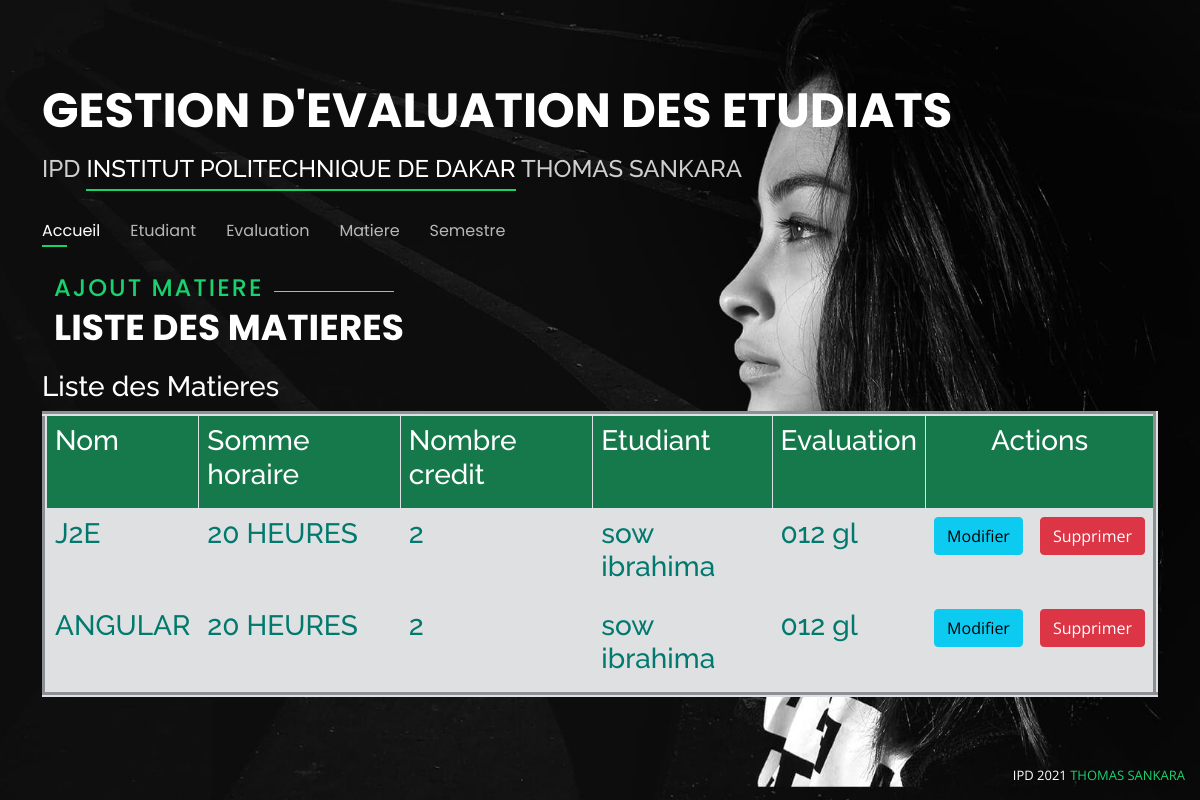
Page /matiere/ on the committed database.
### app_etudiant/models.py (models this page shows)
class Matiere(models.Model):
    idMatiere = models.BigAutoField(primary_key=True, unique=True)
    nomMatiere = models.CharField(max_length=30)
    sommeHoraire = models.CharField(max_length=30)
    nbcredit = models.IntegerField()
    matricule = models.ForeignKey(Etudiant, on_delete=models.CASCADE)
    idEv = models.ForeignKey(Evaluation, on_delete=models.CASCADE)

class Etudiant(models.Model):
    matricule = models.BigAutoField(primary_key=True, unique=True)
    nom = models.CharField(max_length=25)
    prenom = models.CharField(max_length=20)
    classe = models.CharField(max_length=30)
    sexe = models.CharField(max_length=30)
    nationalite= models.CharField(max_length=25)
    moyenne= models.IntegerField()
    def __str__(self):
        return "%s %s" % (self.nom, self.prenom)

class Evaluation(models.Model):
    idEv = models.BigAutoField(primary_key=True, unique=True)
    nomEvaluation = models.CharField(max_length=100)
    typeEvaluation = models.CharField(max_length=100)
    dateEvaluation = models.DateField()
    idSemestreEvaluation = models.ForeignKey(Semestre, on_delete=models.CASCADE)
    def __str__(self):
        return self.nomEvaluation

### app_etudiant/views.py (the view)
# urls.py: path('matiere/', views.matiere),
def matiere(request):
    paginate_by = 3
    return render(request, 'matiere.html', {'Matiere': Matiere.objects.all()})

### gestionetudiant/templates/matiere.html (shortened to what this page needs)
<!DOCTYPE html>
<html lang="en">
<head>
 {% load static %}
  <link href="../../static/assets/vendor/bootstrap/css/bootstrap.min.css" rel="stylesheet">
  <link href="../../static/assets/vendor/bootstrap-icons/bootstrap-icons.css" rel="stylesheet">
  <link href="../../static/assets/vendor/boxicons/css/boxicons.min.css" rel="stylesheet">
  <link href="../../static/assets/vendor/glightbox/css/glightbox.min.css" rel="stylesheet">
  <link href="../../static/assets/vendor/remixicon/remixicon.css" rel="stylesheet">
  <link href="../../static/assets/vendor/swiper/swiper-bundle.min.css" rel="stylesheet">
  <link href="../../static/assets/css/style.css" rel="stylesheet">
    {% load static %}
  <link rel="stylesheet" type="text/css" href="{% static 'assets/vendor/bootstrap/css/bootstrap.min.css' %}" />
  <link rel="stylesheet" type="text/css" href="{% static 'assets/vendor/bootstrap-icons/bootstrap-icons.css' %}" />
   <link rel="stylesheet" type="text/css" href="{% static 'assets/vendor/boxicons/css/boxicons.min.css' %}" />
   <link rel="stylesheet" type="text/css" href="{% static 'assets/vendor/glightbox/css/glightbox.min.css' %}" />
   <link rel="stylesheet" type="text/css" href="{% static 'assets/vendor/remixicon/remixicon.css' %} " />
   <link rel="stylesheet" type="text/css" href="{% static 'assets/vendor/swiper/swiper-bundle.min.css' %}" />
 <link rel="stylesheet" type="text/css" href="{% static 'assets/css/style.css' %}" />
</head>
<body>
  <header id="header">
    <div class="container">
      <h1><a href="accueil.html">GESTION D'EVALUATION DES ETUDIATS</a></h1>
      <h2>IPD <span>INSTITUT POLITECHNIQUE DE DAKAR</span> THOMAS SANKARA</h2>
      <nav id="navbar" class="navbar">
       <ul>
          <li><a class="nav-link active" href="/accueil">Accueil</a></li>
          <li><a class="nav-link" href="/etudiant">Etudiant</a></li>
          <li><a class="nav-link" href="/evaluation">Evaluation</a></li>
          <li><a class="nav-link" href="/matiere">Matiere</a></li>
          <li><a class="nav-link" href="/semestre">Semestre</a></li>
        </ul>
      </nav>
<br>
    <div class="container">
      <div class="section-title">
        <h2><a href="/ajout_matiere2"> Ajout Matiere</a></h2>
        <p>Liste des Matieres</p>
      </div>
    </div>
  <h3>Liste des Matieres</h3>
<table class="table table-active table-bordered table-responsive" border="5" cellpadding="5" cellspacing="3">
    <tr class="bg-success">
      <th style="color:white"> <h3>Nom</h3></th>
        <th style="color:white"><h3>Somme horaire</h3></th>
         <th style="color:white"><h3>Nombre credit</h3></th>
         <th style="color:white"><h3>Etudiant</h3></th>
         <th style="color:white"><h3>Evaluation</h3></th>
         <th style="text-align:center; color:white;" colspan="2" style="color:white"><h3>Actions</h3></th>
</tr>
   {% for matiere in Matiere %}
<tr class="table-light">
       <td style="color:#01796F"><h3>{{matiere.nomMatiere}}</h3></td>
        <td style="color:#01796F"><h3>{{matiere.sommeHoraire}}</h3></td>
        <td style="color:#01796F"><h3>{{matiere.nbcredit}}</h3></td>
      <td style="color:#01796F"><h3>{{matiere.matricule}}</h3></td>
      <td style="color:#01796F"><h3>{{matiere.idEv}}</h3></td>
<td> <a class="btn btn-info" href="{% url 'modifier3' matiere.idMatiere %}">Modifier</a></td>
  <td>  <a class="btn btn-danger" onclick="return confirm('Êtes-vous sûr de supprimer cet entree?')"
           href="{% url 'supprimer3' matiere.idMatiere %}">Supprimer</a></td>
</tr>
{% endfor %}
</table>
</div>
  <div class="credits">
      IPD 2021 <a href="https://fr.wikipedia.org/wiki/Thomas_Sankara">THOMAS SANKARA</a>
  </div>
{% load static %}
</body>
</html>

### app_etudiant/static/assets/css/style.css (style rules this page uses)
body { font-family: "Open Sans", sans-serif; background-color: #040404; color: #fff; position: relative; background: transparent; }
body::before { content: ""; position: fixed; background: #040404 url("../img/bg.jpg") top right no-repeat; background-size: cover; left: 0; right: 0; top: 0; height: 100vh; z-index: -1; }
@media (min-width: 1024px) { body::before { background-attachment: fixed; } }
a { color: #18d26e; text-decoration: none; }
h1, h2, h3, h4, h5, h6 { font-family: "Raleway", sans-serif; }
#header { transition: ease-in-out 0.3s; position: relative; height: 100vh; display: flex; align-items: center; z-index: 997; overflow-y: auto; }
#header * { transition: ease-in-out 0.3s; }
#header h1 { font-size: 48px; margin: 0; padding: 0; line-height: 1; font-weight: 700; font-family: "Poppins", sans-serif; }
#header h1 a, #header h1 a:hover { color: #fff; line-height: 1; display: inline-block; }
#header h2 { font-size: 24px; margin-top: 20px; color: rgba(255, 255, 255, 0.8); }
#header h2 span { color: #fff; border-bottom: 2px solid #18d26e; padding-bottom: 6px; }
.navbar { padding: 0; margin-top: 35px; }
.navbar ul { margin: 0; padding: 0; display: flex; list-style: none; align-items: center; }
.navbar li { position: relative; }
.navbar li + li { margin-left: 30px; }
.navbar a, .navbar a:focus { display: flex; align-items: center; justify-content: space-between; padding: 0; font-family: "Poppins", sans-serif; font-size: 16px; font-weight: 400; color: rgba(255, 255, 255, 0.7); white-space: nowrap; transition: 0.3s; }
.navbar a:before { content: ""; position: absolute; width: 0; height: 2px; bottom: -4px; left: 0; background-color: #18d26e; visibility: hidden; width: 0px; transition: all 0.3s ease-in-out 0s; }
.navbar a:hover:before, .navbar li:hover > a:before, .navbar .active:before { visibility: visible; width: 25px; }
.navbar a:hover, .navbar .active, .navbar .active:focus, .navbar li:hover > a { color: #fff; }
.section-title h2 { font-size: 14px; font-weight: 500; padding: 0; line-height: 1px; margin: 0 0 20px 0; letter-spacing: 2px; text-transform: uppercase; color: #aaaaaa; font-family: "Poppins", sans-serif; }
.section-title h2::after { content: ""; width: 120px; height: 1px; display: inline-block; background: #4ceb95; margin: 4px 10px; }
.section-title p { margin: 0; margin: -15px 0 15px 0; font-size: 36px; font-weight: 700; text-transform: uppercase; font-family: "Poppins", sans-serif; color: #fff; }
.credits { position: fixed; right: 0; left: 0; bottom: 0; padding: 15px; text-align: right; font-size: 13px; color: #fff; z-index: 999999; }
.credits a { color: #18d26e; transition: 0.3s; }

### rows in the picture
Matiere: nomMatiere "J2E", sommeHoraire "20 HEURES", nbcredit "2", matricule "sow ibrahima", idEv "012 gl"
Matiere: nomMatiere "ANGULAR", sommeHoraire "20 HEURES", nbcredit "2", matricule "sow ibrahima", idEv "012 gl"
